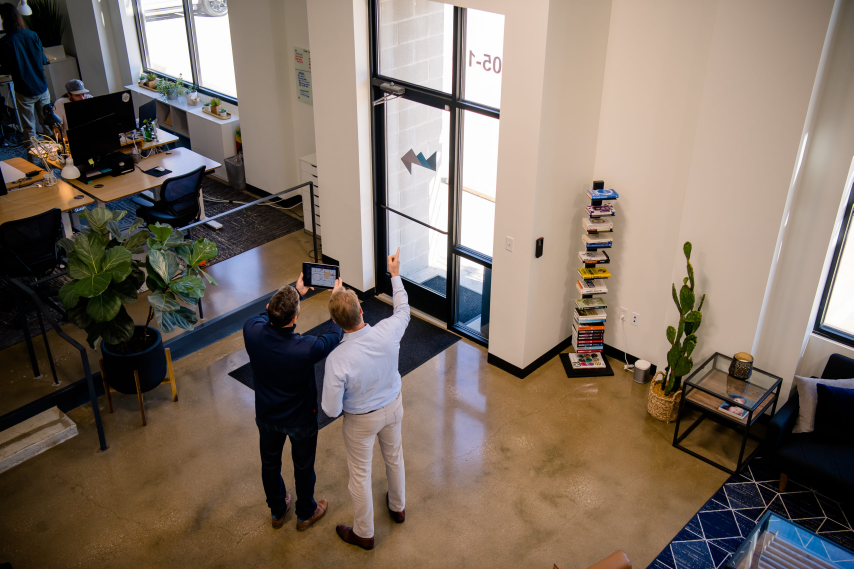
//> input picture computer-vision/people.jpg, 2560 x 1707 px (shown at 1/3 size)
$ ./temp_cv_main   (built with g++ and OpenCV 4)
//> lines starting //> are read from the running program, lines starting //| are printed output that depends on the picture
### computer-vision/cv_main.h
#ifndef __CV_MAIN_H__
#define __CV_MAIN_H__
#include "cv_structs.h"
#include <opencv2/opencv.hpp>
#include "opencv2/imgproc/imgproc.hpp"
#include "opencv2/objdetect/objdetect.hpp"
#include <opencv2/core/mat.hpp>

// TODO: Rename "cv_main.cpp" and "cv_main.h" later on
// Having a header for functions seems like it could be nice, but is it needed?

cv::Mat ImportFrame();
cv_data GenerateBBoxes(cv::Mat image); // Change datatype from int to whatever the frame is
int TransmitStruct(cv_data data_to_send);

#endif

### computer-vision/cv_structs.h
#ifndef __CV_STRUCT_H__
#define __CV_STRUCT_H__

#include <iostream>
#include <stdint.h>

#define MAX_B_BOXES 8

// holds the data needed to draw an individual bounding box
struct coordinate_data
{
  uint16_t x_coord;
  uint16_t y_coord;
  uint16_t x_len;
  uint16_t y_len;
};

// struct that will be transmitted and contains all necessary CV info
struct cv_data
{
  int num_bbox = 0;                             // number of bounding boxes
  struct coordinate_data box_data[MAX_B_BOXES]; // collection of bounding boxes
};

#endif

### camera-module/cv_main.h
#ifndef __CV_MAIN_H__
#define __CV_MAIN_H__

#include "../common_headers/cv_structs.h"

#define DO_CV 1 // Set to 0 to disable all CV and use hard coded boxes

// If USE_DARKNET is 1, cv_main uses darknet. If its 0, it uses openCV's HOG Descriptors
#define USE_DARKNET 0   // Enable Darknet
#define DEBUG_MODE_CV 0 // iostream stuff; can be removed at the end

#if DO_CV
#if USE_DARKNET
#include <darknet.h> // The main "darknet.h" file. Should update this to work with makefile
// #include <darknet/parser.h>
// #include <darknet.h/include/parser.h>
#endif

#if USE_DARKNET == 0
// Not sure if any opencv needs a direct import besides opencv2/core/mat.hpp and maybe opencv2/opencv.hpp?
#include <opencv2/imgproc/imgproc.hpp>
#include <opencv2/objdetect/objdetect.hpp>
#include <opencv2/core/mat.hpp>
#include <opencv2/opencv.hpp>
#endif
#endif

#if DO_CV
cv::Mat ImportFrame();
cv_data GenerateBBoxes(cv::Mat image); // Change datatype from int to whatever the frame is
#endif
cv_data GetBBoxesFromFrame();

// Need to add a struct that contains the darknet setup data
// This would store stuff like the loaded config files to pass into GenerateBBoxes()
//          in addition to a frame/an image

#endif

### computer-vision/temp_cv_main.cpp
#include <iostream>
#include "../camera-module/cv_main.h"

// TODO: Rename "cv_main.cpp" and "cv_main.h" later on
// TODO: Update Makefile with the new name
// TODO: Remove <iostream> and "stdio.h" after cout testing is done

// Loads an image into the image buffer
// TODO: Convert ImportFrame() to C++
cv::Mat ImportFrame()
{
    // TODO: Implement ImportFrame()
    std::cout << "Importing frame\n";

    // Read the image file as
    // imread("default.jpg");
    cv::Mat image = cv::imread("people.jpg", cv::IMREAD_GRAYSCALE);
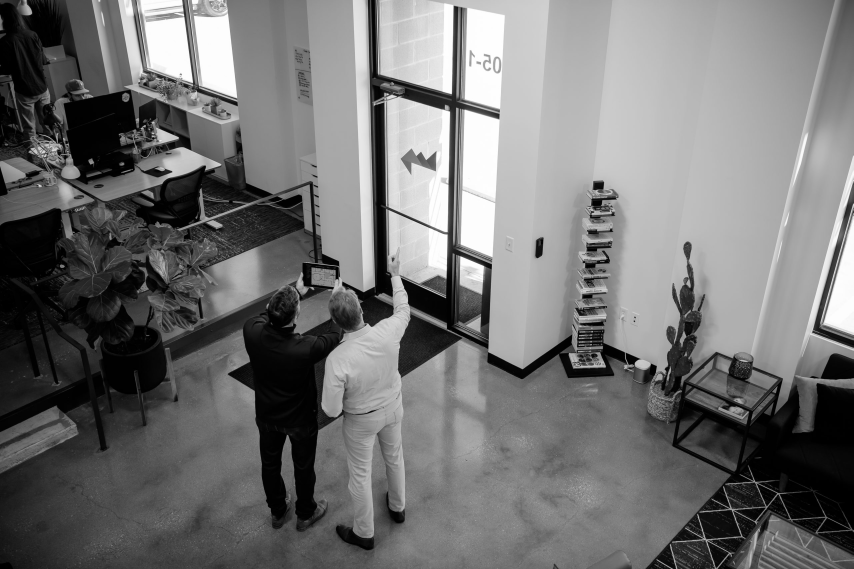
//> image: 1707 rows x 2560 cols, CV_8UC1 (shown at 1/3 size); min 0, max 255, mean 114.7

    // Error Handling
    // TODO: Fix error handling on merge with cv_main
    if (image.empty())
    {
        std::cout << "Invalid Image\n";
    }

    return image;
}

cv_data GenerateBBoxes(cv::Mat image)
{
    // https://docs.opencv.org/3.4/d1/de5/classcv_1_1CascadeClassifier.html#a90fe1b7778bed4a27aa8482e1eecc116
    struct cv_data cv_data_output;

    // UPDATE: hog is not really working
    // hog (Histogram of Oriented Gradients) should deal with detection
    // Might swap to boundingRect(thresh) --> Need to look into accuracy/resource usage of both
    cv::HOGDescriptor hog;
    // hog = cv::HOGDescriptor::HOGDescriptor();
    hog.setSVMDetector(cv::HOGDescriptor::getDefaultPeopleDetector());
    int err = 0; // For error handling: use later
    std::vector<cv::Rect> bboxes;
    std::vector<double> found_weights; // Accuracy of model -- for internal use for the moment

    // Uncalibrated, unscaled hog (Histogram of Oriented Gradients) --> Probably too expensive currently; TODO: REDUCE
    hog.detectMultiScale(image, bboxes, found_weights, 0.0, cv::Size(8, 8), cv::Size(16, 16), 1.05, 2.0, false);
//> bboxes = 4 Rects (x, y, width, height): [50, 923, 124, 247], [1671, 514, 146, 290], [533, 0, 251, 439], [605, 755, 486, 952]; found_weights = [0.476, 0.884, 1.18, 0.758]
    /*
    detectMultiScale(InputArray img,
                    std::vector< Rect > & foundLocations,
                    std::vector< double > & 	foundWeights,
                    double 	hitThreshold = 0,
                    Size 	winStride = Size(),
                    Size 	padding = Size(),
                    double 	scale = 1.05,
                    double 	groupThreshold = 2.0,
                    bool 	useMeanshiftGrouping = false
                    )		const
    */

    // TODO: Add error Handling
    if (err < 0)
    {
        std::cout << "Unable to generate bounding boxes\n";
    }

    int num_box = 0;
    for (auto &element : bboxes)
    {
        // [5 lines of commented-out code are left out]

        cv_data_output.box_data[num_box].x_coord = element.x;
        cv_data_output.box_data[num_box].y_coord = element.y;
        cv_data_output.box_data[num_box].x_len = element.width;
        cv_data_output.box_data[num_box].y_len = element.height;

        num_box++;

        cv_data_output.num_bbox = num_box;
        if (num_box >= MAX_B_BOXES)
        {
            std::cout << "More people detected than MAX_B_BOXES limit\n";
            break;
        }
    }
//> this loop made 4 passes
//> after the loop, num_box = 4

    return cv_data_output;
}

// TODO: Make this accept gstream as an input
// Gets the newest frame from a stream  // TOOO: Make "gstream camera_stream" an input
// Creates/returns coordinates of bounding boxes of people detected in the frame
cv_data GetBBoxesFromFrame()
{
    cv::Mat frame; // Could consolidate this into one mega-line, but this looks cleaner

    frame = ImportFrame(); // TODO: Update ImportFrame() to get frame from gstream; accepts "gstream camera_stream" as argument
    return GenerateBBoxes(frame);
}

int main()
{
    struct cv_data cv_data_current;
    cv::Mat image;
    image = ImportFrame();

    if (image.empty())
    {
        return -1;
    }

    cv_data_current = GenerateBBoxes(image);

    for (int i = 0; i < cv_data_current.num_bbox; i++)
    {
        std::cout << "box " << i << ": ";
        std::cout << "x = " << cv_data_current.box_data[i].x_coord << "    ";
        std::cout << "y = " << cv_data_current.box_data[i].y_coord << "    ";
        std::cout << "x_len = " << cv_data_current.box_data[i].x_len << "    ";
        std::cout << "y_len = " << cv_data_current.box_data[i].y_len << "\n";
    }
//> this loop made 4 passes
//| box 0: x = 50    y = 923    x_len = 124    y_len = 247
//| box 1: x = 1671    y = 514    x_len = 146    y_len = 290
//| box 2: x = 533    y = 0    x_len = 251    y_len = 439
//| box 3: x = 605    y = 755    x_len = 486    y_len = 952

    return 0;
}
